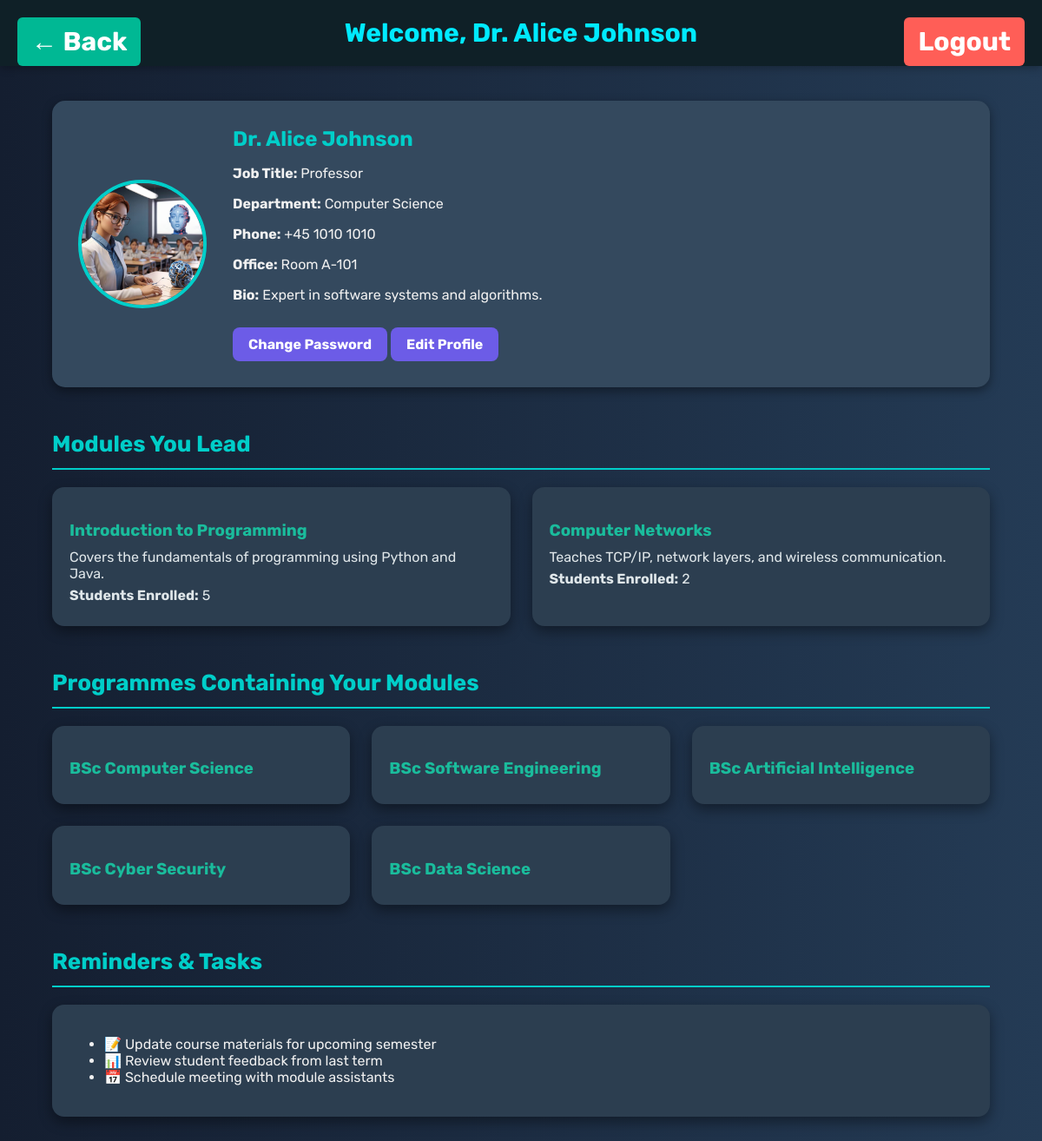
The app's page /staff_dashboard.php (signed in) with its own data.
### tables this page shows
CREATE TABLE `staff` (
  `StaffID` int(11) NOT NULL,
  `Name` text NOT NULL,
  `Username` varchar(100) NOT NULL,
  `Password` varchar(255) NOT NULL,
  `ResetToken` varchar(255) DEFAULT NULL,
  `TokenExpiry` datetime DEFAULT NULL,
  `JobTitle` varchar(100) DEFAULT NULL,
  `Department` varchar(100) DEFAULT NULL,
  `ProfilePhoto` varchar(255) DEFAULT NULL,
  `Bio` text DEFAULT NULL,
  `PhoneNumber` varchar(20) DEFAULT NULL,
  `OfficeLocation` varchar(100) DEFAULT NULL
);

CREATE TABLE `modules` (
  `ModuleID` int(11) NOT NULL,
  `ModuleName` text NOT NULL,
  `ModuleLeaderID` int(11) DEFAULT NULL,
  `Description` text DEFAULT NULL,
  `Image` text DEFAULT NULL,
  `ModuleLeader` varchar(255) NOT NULL
);

### staff_dashboard.php (the view, shortened to what this page needs)
<?php
include("connect.php");
$staffUsername = $_SESSION['username'];
$staffQuery = "SELECT * FROM staff WHERE Username = ?";
$stmt = $conn->prepare($staffQuery);
$stmt->bind_param("s", $staffUsername);
$stmt->execute();
$staffResult = $stmt->get_result();
$staff = $staffResult->fetch_assoc();
$staffID = $staff['StaffID'];
$modulesQuery = "SELECT m.*, (SELECT COUNT(*) FROM programmeModules pm WHERE pm.ModuleID = m.ModuleID) AS StudentCount FROM modules m WHERE m.ModuleLeaderID = ?";
$stmt = $conn->prepare($modulesQuery);
$stmt->bind_param("i", $staffID);
$stmt->execute();
$modulesResult = $stmt->get_result();
$programmesQuery = "SELECT DISTINCT p.ProgrammeName FROM programmeModules pm JOIN programmes p ON pm.ProgrammeID = p.ProgrammeID JOIN modules m ON pm.ModuleID = m.ModuleID WHERE m.ModuleLeaderID = ?";
$stmt = $conn->prepare($programmesQuery);
$stmt->bind_param("i", $staffID);
$stmt->execute();
$programmesResult = $stmt->get_result();
?>
<!DOCTYPE html>
<html lang="en">
<head>
</head>
<body>
    <div class="header">
        Welcome, <?= htmlspecialchars($staff['Name']); ?>
        <a href="logout.php?user_type=Staff" class="logout-btn">Logout</a>
        <a href="staff_dashboard.php" class="back-btn">← Back</a>
    </div>
    <div class="container">
        <div class="section profile">
            <img src="<?= htmlspecialchars($staff['ProfilePhoto']); ?>" alt="Profile Photo">
            <div class="profile-details">
                <h3><?= htmlspecialchars($staff['Name']); ?></h3>
                <p><strong>Job Title:</strong> <?= htmlspecialchars($staff['JobTitle']); ?></p>
                <p><strong>Department:</strong> <?= htmlspecialchars($staff['Department']); ?></p>
                <p><strong>Phone:</strong> <?= htmlspecialchars($staff['PhoneNumber']); ?></p>
                <p><strong>Office:</strong> <?= htmlspecialchars($staff['OfficeLocation']); ?></p>
                <p><strong>Bio:</strong> <?= htmlspecialchars($staff['Bio']); ?></p>
                <div class="quick-links">
                    <a href="change_password.php?user_type=Staff">Change Password</a>
                    <a href="edit_profile.php">Edit Profile</a>
                </div>
            </div>
        </div>
        <div class="section">
            <h2>Modules You Lead</h2>
            <div class="card-grid">
                <?php while ($module = $modulesResult->fetch_assoc()): ?>
                    <div class="card">
                        <h3><?= htmlspecialchars($module['ModuleName']); ?></h3>
                        <p><?= htmlspecialchars($module['Description']); ?></p>
                        <p><strong>Students Enrolled:</strong> <?= $module['StudentCount']; ?></p>
                    </div>
                <?php endwhile; ?>
            </div>
        </div>
        <div class="section">
            <h2>Programmes Containing Your Modules</h2>
            <div class="card-grid">
                <?php while ($programme = $programmesResult->fetch_assoc()): ?>
                    <div class="card">
                        <h3><?= htmlspecialchars($programme['ProgrammeName']); ?></h3>
                    </div>
                <?php endwhile; ?>
            </div>
        </div>
        <div class="section">
            <h2>Reminders & Tasks</h2>
            <div class="card">
                <ul>
                    <li>📝 Update course materials for upcoming semester</li>
                    <li>📊 Review student feedback from last term</li>
                    <li>📅 Schedule meeting with module assistants</li>
                </ul>
            </div>
        </div>
    </div>
</body>
</html>

### staff_dashboard.php (style rules this page uses)
body { margin: 0; font-family: 'Rubik', sans-serif; background: linear-gradient(to right, #141e30, #243b55); color: #f0f0f0; }
.header { background: #0f2027; padding: 20px; text-align: center; font-size: 30px; font-weight: 700; color: #00eaff; position: relative; box-shadow: 0 2px 10px rgba(0,0,0,0.3); }
.logout-btn, .back-btn { position: absolute; top: 20px; background: #ff5e57; color: white; padding: 10px 16px; border: none; border-radius: 6px; cursor: pointer; font-weight: bold; text-decoration: none; }
.logout-btn { right: 20px; }
.back-btn { left: 20px; background: #00b894; }
.container { padding: 40px 60px; }
.section { margin-bottom: 50px; }
.section h2 { font-size: 26px; border-bottom: 2px solid #00cec9; padding-bottom: 12px; margin-bottom: 20px; color: #00cec9; }
.card-grid { display: grid; grid-template-columns: repeat(auto-fit, minmax(280px, 1fr)); gap: 25px; }
.card { background: #2c3e50; padding: 20px; border-radius: 14px; box-shadow: 0 6px 15px rgba(0,0,0,0.4); transition: all 0.3s ease; }
.card h3 { margin-bottom: 10px; color: #1abc9c; }
.card p { margin: 6px 0; color: #dfe6e9; }
.profile { display: flex; gap: 30px; background: #34495e; padding: 30px; border-radius: 15px; align-items: center; box-shadow: 0 4px 12px rgba(0,0,0,0.4); }
.profile img { width: 140px; height: 140px; border-radius: 50%; object-fit: cover; border: 4px solid #00cec9; }
.profile-details h3 { margin: 0; color: #00cec9; font-size: 24px; }
.quick-links a { background: #6c5ce7; color: white; padding: 10px 18px; text-decoration: none; border-radius: 8px; font-weight: bold; display: inline-block; margin-top: 12px; }

### records on screen
staff: Name "Dr. Alice Johnson", ProfilePhoto (picture), JobTitle "Professor", Department "Computer Science", PhoneNumber "+45 1010 1010", OfficeLocation "Room A-101", Bio "Expert in software systems and algorithms."
modules: ModuleName "Introduction to Programming", Description "Covers the fundamentals of programming using Python and Java.", StudentCount "5"
modules: ModuleName "Computer Networks", Description "Teaches TCP/IP, network layers, and wireless communication.", StudentCount "2"

### other values on screen
$programme['ProgrammeName'] "BSc Computer Science"
$programme['ProgrammeName'] "BSc Software Engineering"
$programme['ProgrammeName'] "BSc Artificial Intelligence"
$programme['ProgrammeName'] "BSc Cyber Security"
$programme['ProgrammeName'] "BSc Data Science"
